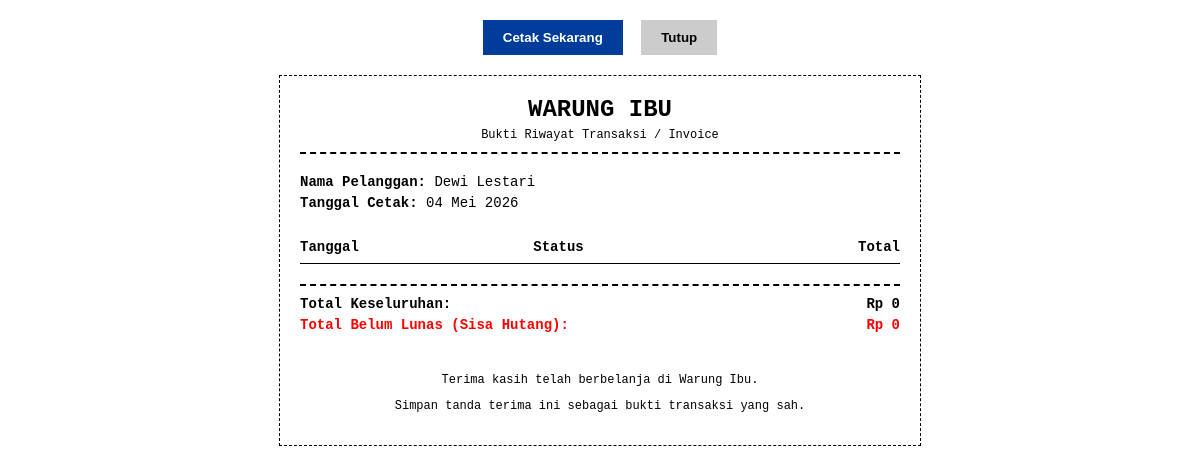
The app's page /laporan/cetak/4/, older data.
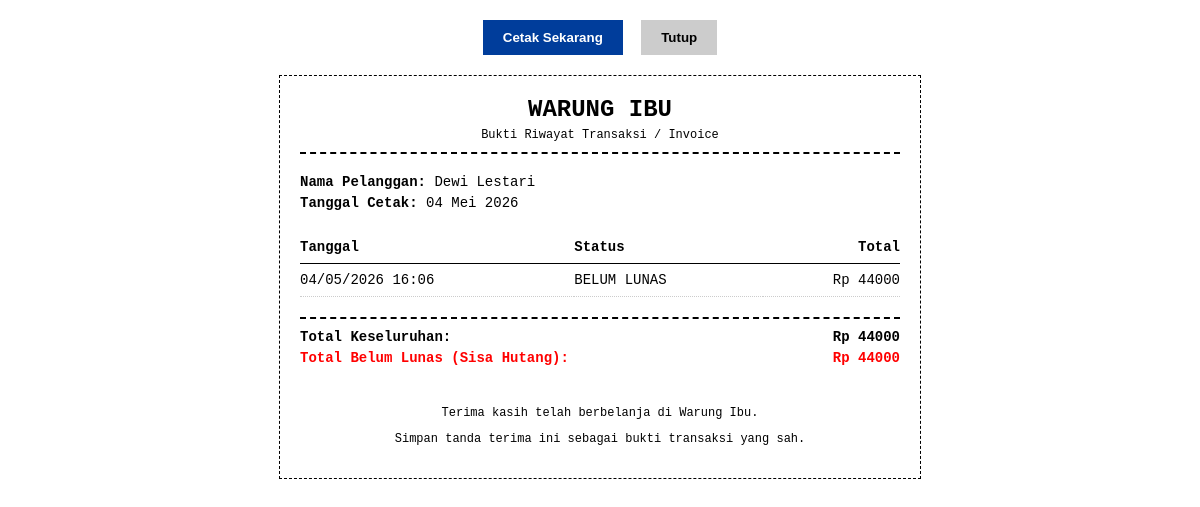
The same page, newer data.
### core/models.py (models this page shows, shortened)
class Customer(models.Model):
    nama = models.CharField(max_length=100)
    no_hp = models.CharField(max_length=20, blank=True, null=True)

class Transaksi(models.Model):
    STATUS_CHOICES = (
        ('bayar', 'Bayar'),
        ('nanti', 'Nanti'),
    )
    tanggal = models.DateTimeField(default=timezone.now)
    customer = models.ForeignKey(Customer, on_delete=models.SET_NULL, null=True, blank=True)
    total = models.DecimalField(max_digits=12, decimal_places=0, default=0)
    status = models.CharField(max_length=10, choices=STATUS_CHOICES, default='bayar')

### core/views.py (the view)
# urls.py: path('laporan/cetak/<int:customer_id>/', views.cetak_laporan_customer, name='cetak_laporan_customer'),
def cetak_laporan_customer(request, customer_id):
    customer = get_object_or_404(Customer, pk=customer_id)
    transaksi = Transaksi.objects.filter(customer=customer).order_by('-tanggal')
    total_nominal = transaksi.aggregate(Sum('total'))['total__sum'] or 0
    total_piutang = transaksi.filter(status='nanti').aggregate(Sum('total'))['total__sum'] or 0
    context = {
        'customer': customer,
        'transaksi_list': transaksi,
        'total_nominal': total_nominal,
        'total_piutang': total_piutang,
        'tanggal_cetak': timezone.localtime().date()
    }
    return render(request, 'cetak_laporan.html', context)

### templates/cetak_laporan.html (shortened to what this page needs)
<!DOCTYPE html>
<html lang="id">
<head>
</head>
<body>
    <div class="no-print" style="text-align: center; margin-bottom: 20px;">
        <button onclick="window.print()" style="padding: 10px 20px; background: #003d9b; color: white; border: none; font-weight: bold; cursor: pointer;">Cetak Sekarang</button>
        <button onclick="window.close()" style="padding: 10px 20px; background: #ccc; border: none; font-weight: bold; cursor: pointer; margin-left: 10px;">Tutup</button>
    </div>
    <div class="container">
        <div class="header">
            <h1>WARUNG IBU</h1>
            <p>Bukti Riwayat Transaksi / Invoice</p>
        </div>
        <div class="info">
            <p><strong>Nama Pelanggan:</strong> {{ customer.nama }}</p>
            <p><strong>Tanggal Cetak:</strong> {{ tanggal_cetak|date:"d M Y" }}</p>
        </div>
        <table>
            <thead>
                <tr>
                    <th>Tanggal</th>
                    <th>Status</th>
                    <th class="text-right">Total</th>
                </tr>
            </thead>
            <tbody>
                {% for trx in transaksi_list %}
                <tr>
                    <td>{{ trx.tanggal|date:"d/m/Y H:i" }}</td>
                    <td>
                        {% if trx.status == 'bayar' %}
                            LUNAS
                        {% else %}
                            BELUM LUNAS
                        {% endif %}
                    </td>
                    <td class="text-right">Rp {{ trx.total|floatformat:0 }}</td>
                </tr>
                {% endfor %}
            </tbody>
        </table>
        <div class="summary">
            <div class="summary-row">
                <span>Total Keseluruhan:</span>
                <span>Rp {{ total_nominal|floatformat:0 }}</span>
            </div>
            <div class="summary-row total-piutang">
                <span>Total Belum Lunas (Sisa Hutang):</span>
                <span>Rp {{ total_piutang|floatformat:0 }}</span>
            </div>
        </div>
        <div style="text-align: center; margin-top: 40px; font-size: 12px;">
            <p>Terima kasih telah berbelanja di Warung Ibu.</p>
            <p>Simpan tanda terima ini sebagai bukti transaksi yang sah.</p>
        </div>
    </div>
</body>
</html>

### templates/cetak_laporan.html (style rules this page uses)
body { font-family: 'Courier New', Courier, monospace; font-size: 14px; color: #000; margin: 0; padding: 20px; }
.container { max-width: 600px; margin: 0 auto; border: 1px dashed #000; padding: 20px; }
.header { text-align: center; border-bottom: 2px dashed #000; padding-bottom: 10px; margin-bottom: 20px; }
.header h1 { margin: 0 0 5px; font-size: 24px; }
.header p { margin: 0; font-size: 12px; }
.info { margin-bottom: 20px; }
.info p { margin: 5px 0; }
table { width: 100%; border-collapse: collapse; margin-bottom: 20px; }
th, td { text-align: left; padding: 8px 0; border-bottom: 1px dotted #ccc; }
th { font-weight: bold; border-bottom: 1px solid #000; }
.text-right { text-align: right; }
.summary { border-top: 2px dashed #000; padding-top: 10px; }
.summary-row { display: flex; justify-content: space-between; margin-bottom: 5px; font-weight: bold; }
.total-piutang { color: red; }

Row changes from the older to the newer data that the page shows:
added Transaksi: tanggal "04/05/2026 16:06", status "BELUM LUNAS", total "44000"
Text that changed along with them:
{{ total_nominal|floatformat:0 }}: "0" → "44000"
{{ total_piutang|floatformat:0 }}: "0" → "44000"
